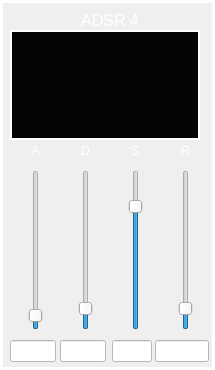
    <widget class="CustomFrame" name="frame_ADSR_4">
     <property name="geometry">
      <rect>
       <x>700</x>
       <y>230</y>
       <width>215</width>
       <height>370</height>
      </rect>
     </property>
     <property name="styleSheet">
      <string notr="true">color: rgb(255, 255, 255);</string>
     </property>
     <property name="frameShape">
      <enum>QFrame::Panel</enum>
     </property>
     <property name="frameShadow">
      <enum>QFrame::Plain</enum>
     </property>
     <property name="lineWidth">
      <number>3</number>
     </property>
     <property name="midLineWidth">
      <number>1</number>
     </property>
     <widget class="QLabel" name="label_Osc1HammondPercussionMode_5">
      <property name="geometry">
       <rect>
        <x>70</x>
        <y>10</y>
        <width>80</width>
        <height>20</height>
       </rect>
      </property>
      <property name="font">
       <font>
        <pointsize>12</pointsize>
       </font>
      </property>
      <property name="styleSheet">
       <string notr="true">color: rgb(255, 255, 255);</string>
      </property>
      <property name="text">
       <string>ADSR 4</string>
      </property>
      <property name="alignment">
       <set>Qt::AlignCenter</set>
      </property>
     </widget>
     <widget class="QLabel" name="label_Osc1HarmonyLevel_19">
      <property name="geometry">
       <rect>
        <x>20</x>
        <y>140</y>
        <width>31</width>
        <height>21</height>
       </rect>
      </property>
      <property name="font">
       <font>
        <pointsize>10</pointsize>
       </font>
      </property>
      <property name="styleSheet">
       <string notr="true">color: rgb(255, 255, 255);</string>
      </property>
      <property name="text">
       <string>A</string>
      </property>
      <property name="alignment">
       <set>Qt::AlignCenter</set>
      </property>
     </widget>
     <widget class="CustomVerticalSlider" name="verticalSlider_AdsrA_4">
      <property name="geometry">
       <rect>
        <x>25</x>
        <y>170</y>
        <width>22</width>
        <height>160</height>
       </rect>
      </property>
      <property name="maximum">
       <number>100</number>
      </property>
      <property name="value">
       <number>5</number>
      </property>
      <property name="orientation">
       <enum>Qt::Vertical</enum>
      </property>
      <property name="tickPosition">
       <enum>QSlider::NoTicks</enum>
      </property>
      <property name="tickInterval">
       <number>10</number>
      </property>
     </widget>
     <widget class="CustomVerticalSlider" name="verticalSlider_AdsrD_4">
      <property name="geometry">
       <rect>
        <x>75</x>
        <y>170</y>
        <width>22</width>
        <height>160</height>
       </rect>
      </property>
      <property name="maximum">
       <number>100</number>
      </property>
      <property name="value">
       <number>10</number>
      </property>
      <property name="orientation">
       <enum>Qt::Vertical</enum>
      </property>
      <property name="tickPosition">
       <enum>QSlider::NoTicks</enum>
      </property>
      <property name="tickInterval">
       <number>10</number>
      </property>
     </widget>
     <widget class="CustomVerticalSlider" name="verticalSlider_AdsrS_4">
      <property name="geometry">
       <rect>
        <x>125</x>
        <y>170</y>
        <width>22</width>
        <height>160</height>
       </rect>
      </property>
      <property name="maximum">
       <number>100</number>
      </property>
      <property name="value">
       <number>80</number>
      </property>
      <property name="orientation">
       <enum>Qt::Vertical</enum>
      </property>
      <property name="tickPosition">
       <enum>QSlider::NoTicks</enum>
      </property>
      <property name="tickInterval">
       <number>10</number>
      </property>
     </widget>
     <widget class="CustomVerticalSlider" name="verticalSlider_AdsrR_4">
      <property name="geometry">
       <rect>
        <x>175</x>
        <y>170</y>
        <width>22</width>
        <height>160</height>
       </rect>
      </property>
      <property name="maximum">
       <number>100</number>
      </property>
      <property name="value">
       <number>10</number>
      </property>
      <property name="orientation">
       <enum>Qt::Vertical</enum>
      </property>
      <property name="tickPosition">
       <enum>QSlider::NoTicks</enum>
      </property>
      <property name="tickInterval">
       <number>10</number>
      </property>
     </widget>
     <widget class="QLabel" name="label_Osc1HarmonyLevel_20">
      <property name="geometry">
       <rect>
        <x>70</x>
        <y>140</y>
        <width>31</width>
        <height>21</height>
       </rect>
      </property>
      <property name="font">
       <font>
        <pointsize>10</pointsize>
       </font>
      </property>
      <property name="styleSheet">
       <string notr="true">color: rgb(255, 255, 255);</string>
      </property>
      <property name="text">
       <string>D</string>
      </property>
      <property name="alignment">
       <set>Qt::AlignCenter</set>
      </property>
     </widget>
     <widget class="QLabel" name="label_AdsrS_4">
      <property name="geometry">
       <rect>
        <x>120</x>
        <y>140</y>
        <width>31</width>
        <height>21</height>
       </rect>
      </property>
      <property name="font">
       <font>
        <pointsize>10</pointsize>
       </font>
      </property>
      <property name="styleSheet">
       <string notr="true">color: rgb(255, 255, 255);</string>
      </property>
      <property name="text">
       <string>S</string>
      </property>
      <property name="alignment">
       <set>Qt::AlignCenter</set>
      </property>
     </widget>
     <widget class="QLabel" name="label_Osc1HarmonyLevel_21">
      <property name="geometry">
       <rect>
        <x>170</x>
        <y>140</y>
        <width>31</width>
        <height>21</height>
       </rect>
      </property>
      <property name="font">
       <font>
        <pointsize>10</pointsize>
       </font>
      </property>
      <property name="styleSheet">
       <string notr="true">color: rgb(255, 255, 255);</string>
      </property>
      <property name="text">
       <string>R</string>
      </property>
      <property name="alignment">
       <set>Qt::AlignCenter</set>
      </property>
     </widget>
     <widget class="QLineEdit" name="lineEdit_AdsrR_4">
      <property name="geometry">
       <rect>
        <x>155</x>
        <y>340</y>
        <width>54</width>
        <height>22</height>
       </rect>
      </property>
      <property name="styleSheet">
       <string notr="true">background-color: rgb(255, 255, 255);
color: rgb(0, 0, 0);</string>
      </property>
      <property name="alignment">
       <set>Qt::AlignCenter</set>
      </property>
      <property name="readOnly">
       <bool>true</bool>
      </property>
     </widget>
     <widget class="QLineEdit" name="lineEdit_AdsrD_4">
      <property name="geometry">
       <rect>
        <x>60</x>
        <y>340</y>
        <width>46</width>
        <height>22</height>
       </rect>
      </property>
      <property name="styleSheet">
       <string notr="true">background-color: rgb(255, 255, 255);
color: rgb(0, 0, 0);</string>
      </property>
      <property name="alignment">
       <set>Qt::AlignCenter</set>
      </property>
      <property name="readOnly">
       <bool>true</bool>
      </property>
     </widget>
     <widget class="QLineEdit" name="lineEdit_AdsrA_4">
      <property name="geometry">
       <rect>
        <x>10</x>
        <y>340</y>
        <width>46</width>
        <height>22</height>
       </rect>
      </property>
      <property name="styleSheet">
       <string notr="true">background-color: rgb(255, 255, 255);
color: rgb(0, 0, 0);</string>
      </property>
      <property name="alignment">
       <set>Qt::AlignCenter</set>
      </property>
      <property name="readOnly">
       <bool>true</bool>
      </property>
     </widget>
     <widget class="QLineEdit" name="lineEdit_AdsrS_4">
      <property name="geometry">
       <rect>
        <x>112</x>
        <y>340</y>
        <width>40</width>
        <height>22</height>
       </rect>
      </property>
      <property name="styleSheet">
       <string notr="true">background-color: rgb(255, 255, 255);
color: rgb(0, 0, 0);</string>
      </property>
      <property name="alignment">
       <set>Qt::AlignCenter</set>
      </property>
      <property name="readOnly">
       <bool>true</bool>
      </property>
     </widget>
     <widget class="QFrame" name="frame_AdsrPlotFrame_4">
      <property name="geometry">
       <rect>
        <x>10</x>
        <y>30</y>
        <width>190</width>
        <height>110</height>
       </rect>
      </property>
      <property name="styleSheet">
       <string notr="true">background-color: rgb(5, 5, 5);
color: rgb(255, 255, 255);</string>
      </property>
      <property name="frameShape">
       <enum>QFrame::Panel</enum>
      </property>
      <property name="frameShadow">
       <enum>QFrame::Plain</enum>
      </property>
      <property name="lineWidth">
       <number>2</number>
      </property>
      <widget class="QCustomPlot" name="widget_ADSRplot_4" native="true">
       <property name="geometry">
        <rect>
         <x>10</x>
         <y>9</y>
         <width>165</width>
         <height>90</height>
        </rect>
       </property>
      </widget>
     </widget>
    </widget>
